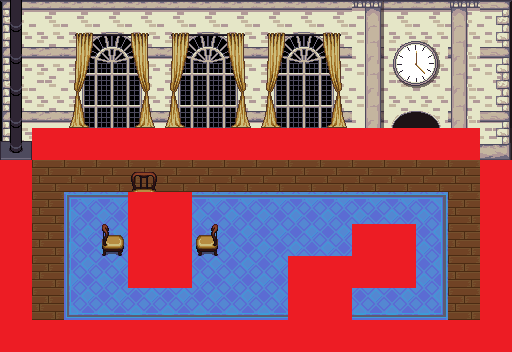

Tiled map render using the project's own tile images. Description and the whole map definition, tile-layer contents included, below:
An orthogonal 16x11 tile map with 32x32 px tiles, 11 tile layers (floor, wall, frontwall, wall furn, ...), 8 tilesets.

<map version="1.2" tiledversion="1.3.4" orientation="orthogonal" renderorder="right-down" width="16" height="11" tilewidth="32" tileheight="32" infinite="0" nextlayerid="14" nextobjectid="1">
 <tileset firstgid="1" source="tiles/colonial.tsx" />
 <tileset firstgid="1025" source="tiles/inside.tsx" />
 <tileset firstgid="1125" source="tiles/kitchen.tsx" />
 <tileset firstgid="1133" source="tiles/victoria.tsx" />
 <tileset firstgid="1188" source="tiles/castlefloors.tsx" />
 <tileset firstgid="1288" source="tiles/buckets.tsx" />
 <tileset firstgid="1294" source="tiles/barrel.tsx" />
 <tileset firstgid="1302" source="tiles/RED.tsx" />
 <layer id="2" name="floor" width="16" height="11">
  <data encoding="csv">
0,0,0,0,0,0,0,0,0,0,0,0,0,0,0,0,
0,0,0,0,0,0,0,0,0,0,0,0,0,0,0,0,
0,0,0,0,0,0,0,0,0,0,0,0,0,0,0,0,
0,0,0,0,0,0,0,0,0,0,0,0,0,0,0,0,
0,0,0,0,0,0,0,0,0,0,0,0,0,0,0,0,
0,0,0,0,0,0,0,0,0,0,0,0,0,0,0,0,
0,0,0,0,0,0,0,0,0,0,0,0,0,0,0,0,
0,0,0,0,0,0,0,0,0,0,0,0,0,0,0,0,
0,0,0,0,0,0,0,0,0,0,0,0,0,0,0,0,
0,0,0,0,0,0,0,0,0,0,0,0,0,0,0,0,
0,0,0,0,0,0,0,0,0,0,0,0,0,0,0,0
</data>
 </layer>
 <layer id="1" name="wall" width="16" height="11">
  <data encoding="csv">
164,165,165,165,165,165,165,165,165,165,165,165,165,165,165,166,
196,197,197,197,197,197,197,197,197,197,197,197,194,194,197,198,
291,194,194,194,194,194,194,194,194,194,194,194,194,194,194,292,
196,197,197,197,197,197,197,197,197,197,197,197,699,699,197,198,
289,226,226,226,226,226,226,226,226,226,226,258,699,699,258,290,
1065,1065,1065,1065,1065,1065,1065,1065,1065,1065,1065,1065,1065,1065,1065,1065,
1065,1065,1065,1065,1065,1065,1065,1065,1065,1065,1065,1065,1065,1065,1065,1065,
1065,1065,1065,1065,1065,1065,1065,1065,1065,1065,1065,1065,1065,1065,1065,1065,
1065,1065,1065,1065,1065,1065,1065,1065,1065,1065,1065,1065,1065,1065,1065,1065,
1065,1065,1065,1065,1065,1065,1065,1065,1065,1065,1065,1065,1065,1065,1065,1065,
1065,1065,1065,1065,1065,1065,1065,1065,1065,1065,1065,1065,1065,1065,1065,1065
</data>
 </layer>
 <layer id="4" name="frontwall" width="16" height="11">
  <data encoding="csv">
0,0,0,0,0,0,0,0,0,0,0,0,0,0,0,0,
0,0,0,0,0,0,0,0,0,0,0,0,0,0,0,0,
0,0,0,0,0,0,0,0,0,0,0,0,0,0,0,0,
0,0,0,0,0,0,0,0,0,0,0,0,0,0,0,0,
0,0,0,0,0,0,0,0,0,0,0,0,0,0,0,0,
0,0,0,0,0,0,0,0,0,0,0,0,0,0,0,0,
0,0,0,0,0,0,0,0,0,0,0,0,0,0,0,0,
0,0,0,0,0,0,0,0,0,0,0,0,0,0,0,0,
0,0,0,0,0,0,0,0,0,0,0,0,0,0,0,0,
0,0,0,0,0,0,0,0,0,0,0,0,0,0,0,0,
0,0,0,0,0,0,0,0,0,0,0,0,0,0,0,0
</data>
 </layer>
 <layer id="5" name="wall furn" width="16" height="11">
  <data encoding="csv">
1127,0,0,0,0,0,0,0,0,0,0,169,0,0,167,0,
1127,0,769,770,771,769,770,771,769,770,771,201,0,0,199,0,
1127,0,801,802,803,801,802,803,801,802,803,201,0,0,199,0,
1127,0,833,834,835,833,834,835,833,834,835,201,241,242,199,0,
1129,0,865,866,867,865,866,867,865,866,867,233,273,274,231,230,
1132,0,0,0,0,0,0,0,0,0,0,0,0,0,0,1128,
0,0,0,0,0,0,0,0,0,0,0,0,0,0,0,0,
0,0,0,0,0,0,0,0,0,0,0,0,0,0,0,0,
0,0,0,0,0,0,0,0,0,0,0,0,0,0,0,0,
0,0,0,0,0,0,0,0,0,0,0,0,0,0,0,0,
0,0,0,0,0,0,0,0,0,0,0,0,0,0,0,0
</data>
 </layer>
 <layer id="6" name="curtains" width="16" height="11">
  <data encoding="csv">
0,0,0,0,0,0,0,0,0,0,0,0,0,0,0,0,
0,0,1141,1142,1143,1141,1142,1143,1141,1142,1143,0,885,886,0,0,
0,0,1152,0,1154,1152,0,1154,1152,0,1154,0,917,918,0,0,
0,0,1163,0,1165,1163,0,1165,1163,0,1165,0,0,0,0,0,
0,0,0,0,0,0,0,0,0,0,0,0,0,0,0,0,
0,0,0,0,0,0,0,0,0,0,0,0,0,0,0,0,
0,0,1204,1205,1205,1205,1205,1205,1205,1205,1205,1205,1205,1206,0,0,
1168,0,1214,1215,1215,1215,1215,1215,1215,1215,1215,1215,1215,1216,0,1168,
1179,0,1214,1215,1215,1215,1215,1215,1215,1215,1215,1215,1215,1216,0,1179,
0,0,1224,1225,1225,1225,1225,1225,1225,1225,1225,1225,1225,1226,0,0,
0,0,0,0,0,0,0,0,0,0,0,0,0,0,0,0
</data>
 </layer>
 <layer id="12" name="char forwars" width="16" height="11">
  <data encoding="csv">
0,0,0,0,0,0,0,0,0,0,0,0,0,0,0,0,
0,0,0,0,0,0,0,0,0,0,0,0,0,0,0,0,
0,0,0,0,0,0,0,0,0,0,0,0,0,0,0,0,
0,0,0,0,0,0,0,0,0,0,0,0,0,0,0,0,
0,0,0,0,0,0,0,0,0,0,0,0,0,0,0,0,
0,0,0,0,1150,0,0,0,0,0,0,0,0,0,0,0,
0,0,0,0,1161,0,0,0,0,0,0,0,0,0,0,0,
0,0,0,0,0,0,0,0,0,0,0,0,0,0,0,0,
0,0,0,0,0,0,0,0,0,0,0,0,0,0,0,0,
0,0,0,0,0,0,0,0,0,0,0,0,0,0,0,0,
0,0,0,0,0,0,0,0,0,0,0,0,0,0,0,0
</data>
 </layer>
 <layer id="7" name="row2 flower" width="16" height="11">
  <data encoding="csv">
0,0,0,0,0,0,0,0,0,0,0,0,0,0,0,0,
0,0,0,0,0,0,0,0,0,0,0,0,0,0,0,0,
0,0,0,0,0,0,0,0,0,0,0,0,0,0,0,0,
0,0,0,0,0,0,0,0,0,0,0,0,0,0,0,0,
0,0,0,0,0,0,0,0,0,0,0,0,0,0,0,0,
0,0,0,0,0,0,0,0,0,0,0,0,0,0,0,0,
0,0,0,0,0,0,0,0,0,0,0,0,0,0,0,0,
0,0,0,0,0,0,0,0,0,0,0,0,0,0,0,0,
1168,0,0,0,0,0,0,0,0,0,0,0,0,0,0,1168,
1179,0,0,0,0,0,0,0,0,0,0,0,0,0,0,1179,
0,0,0,0,0,0,0,0,0,0,0,0,0,0,0,0
</data>
 </layer>
 <layer id="8" name="row 3 flower" width="16" height="11">
  <data encoding="csv">
0,0,0,0,0,0,0,0,0,0,0,0,0,0,0,0,
0,0,0,0,0,0,0,0,0,0,0,0,0,0,0,0,
0,0,0,0,0,0,0,0,0,0,0,0,0,0,0,0,
0,0,0,0,0,0,0,0,0,0,0,0,0,0,0,0,
0,0,0,0,0,0,0,0,0,0,0,0,0,0,0,0,
0,0,0,0,0,0,0,0,0,0,0,0,0,0,0,0,
0,0,0,0,0,0,0,0,0,0,0,0,0,0,0,0,
0,0,0,0,0,0,0,0,0,0,0,0,0,0,0,0,
0,0,0,0,0,0,0,0,0,0,0,0,0,0,0,0,
1168,0,0,0,0,0,0,0,0,0,0,0,0,0,0,1168,
1179,0,0,0,0,0,0,0,0,0,0,0,0,0,0,1179
</data>
 </layer>
 <layer id="10" name="tables" width="16" height="11">
  <data encoding="csv">
0,0,0,0,0,0,0,0,0,0,0,0,0,0,0,0,
0,0,0,0,0,0,0,0,0,0,0,0,0,0,0,0,
0,0,0,0,0,0,0,0,0,0,0,0,0,0,0,0,
0,0,0,0,0,0,0,0,0,0,0,0,0,0,0,0,
0,0,0,0,0,0,0,0,0,0,0,0,0,0,0,0,
0,0,0,0,0,0,0,0,0,0,0,0,0,0,0,0,
0,0,0,0,1137,1138,0,0,0,0,0,0,0,0,0,0,
0,0,0,1139,1148,1149,1140,0,0,0,0,1294,1295,0,0,0,
0,0,0,0,1159,1160,0,0,0,1296,1297,1298,1299,0,0,0,
0,0,0,0,0,0,0,0,0,1300,1301,0,0,0,0,0,
0,0,0,0,0,0,0,0,0,0,0,0,0,0,0,0
</data>
 </layer>
 <layer id="11" name="barrels" width="16" height="11">
  <data encoding="csv">
0,0,0,0,0,0,0,0,0,0,0,0,0,0,0,0,
0,0,0,0,0,0,0,0,0,0,0,0,0,0,0,0,
0,0,0,0,0,0,0,0,0,0,0,0,0,0,0,0,
0,0,0,0,0,0,0,0,0,0,0,0,0,0,0,0,
0,0,0,0,0,0,0,0,0,0,0,0,0,0,0,0,
0,0,0,0,0,0,0,0,0,0,0,0,0,0,0,0,
0,0,0,0,1288,1290,0,0,0,0,0,0,0,0,0,0,
0,0,0,0,1291,1293,0,0,0,0,0,0,0,0,0,0,
0,0,0,0,0,0,0,0,0,0,0,0,0,0,0,0,
0,0,0,0,0,0,0,0,0,0,0,0,0,0,0,0,
0,0,0,0,0,0,0,0,0,0,0,0,0,0,0,0
</data>
 </layer>
 <layer id="13" name="collide" width="16" height="11">
  <data encoding="csv">
0,0,0,0,0,0,0,0,0,0,0,0,0,0,0,0,
0,0,0,0,0,0,0,0,0,0,0,0,0,0,0,0,
0,0,0,0,0,0,0,0,0,0,0,0,0,0,0,0,
0,0,0,0,0,0,0,0,0,0,0,0,0,0,0,0,
0,1302,1302,1302,1302,1302,1302,1302,1302,1302,1302,1302,1302,1302,1302,0,
1302,0,0,0,0,0,0,0,0,0,0,0,0,0,0,1302,
1302,0,0,0,1302,1302,0,0,0,0,0,0,0,0,0,1302,
1302,0,0,0,1302,1302,0,0,0,0,0,1302,1302,0,0,1302,
1302,0,0,0,1302,1302,0,0,0,1302,1302,1302,1302,0,0,1302,
1302,0,0,0,0,0,0,0,0,1302,1302,0,0,0,0,1302,
1302,1302,1302,1302,1302,1302,1302,1302,1302,1302,1302,1302,1302,1302,1302,1302
</data>
 </layer>
</map>
